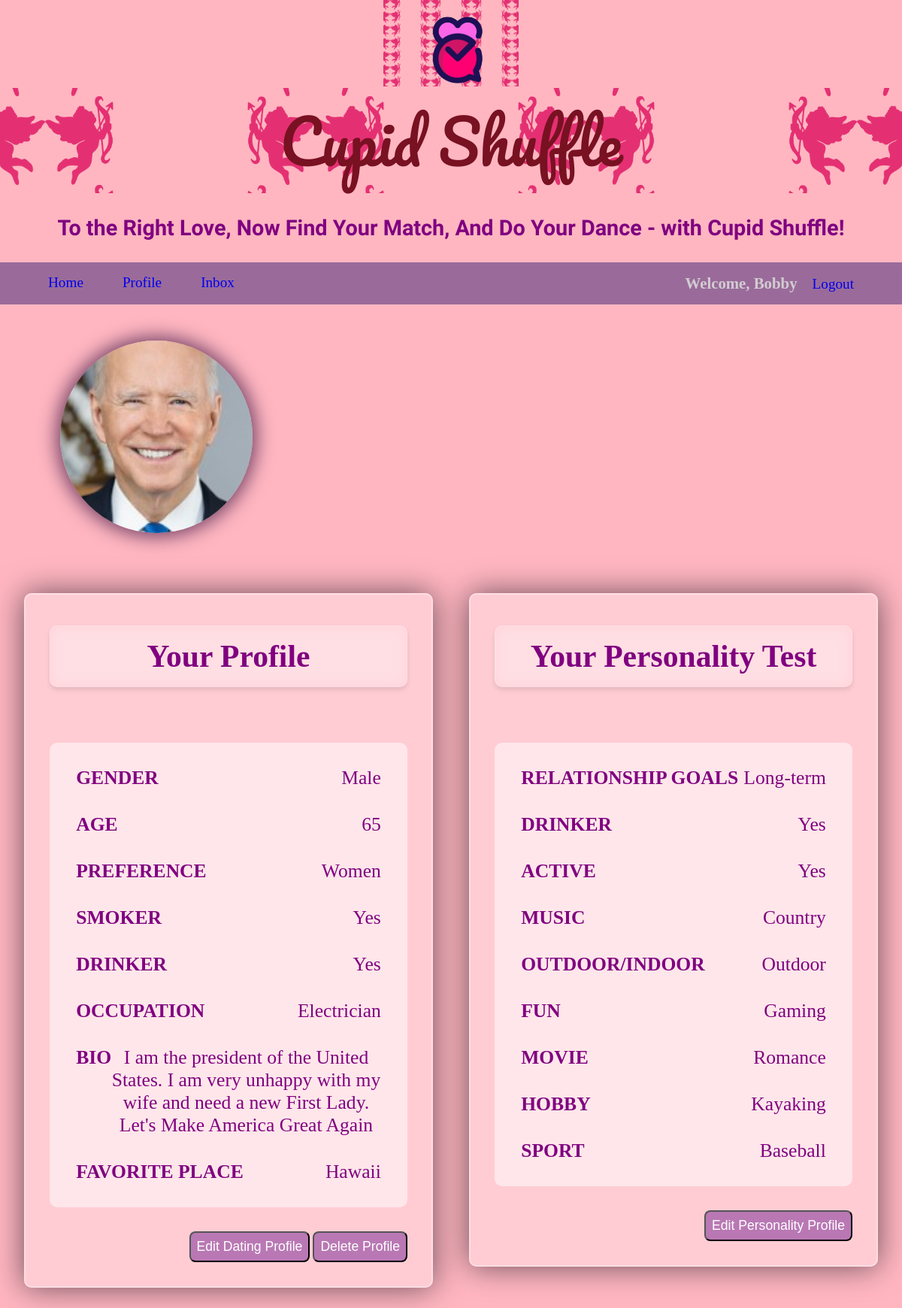
Page /profile/ (signed in) on the committed database.
### app/models.py (models this page shows, shortened)
class DatingProfile(models.Model):
    user_profile = models.ForeignKey(
        Profile,
        on_delete=models.CASCADE,
        related_name="dating_profile_user",
        null=True,
    )
    created = models.BooleanField(default=False)
    profile_pic = models.ImageField(
        default="default_pic.jpg",
        null=True,
        blank=True,
    )
    gender_options = (("Male", "MALE"), ("Female", "FEMALE"))
    interested_in_options = ("Men", "MEN"), ("Women", "WOMEN"), ("Both", "BOTH")
    yes_or_no_options = (("Yes", "YES"), ("No", "NO"))
    gender = models.CharField(max_length=50, choices=gender_options, null=True)
    birth_date = models.DateTimeField(default=datetime.now)
    interested_in = models.CharField(
        max_length=50, choices=interested_in_options, null=True
    )
    smoker = models.CharField(max_length=50, choices=yes_or_no_options, null=True)
    drinker = models.CharField(max_length=50, choices=yes_or_no_options, null=True)
    occupation = models.CharField(max_length=50, null=True)
    bio = models.TextField(null=True)
    favorite_place_ever_been = models.TextField(null=True)
    @property
    def age(self):
        today = timezone.now().date()
        age = int(
            today.year
            - (self.birth_date.year)
            - ((today.month, today.day) < (self.birth_date.month, self.birth_date.day))
        )
        return age

class PersonalityProfile(models.Model):
    user_profile = models.ForeignKey(
        DatingProfile,
        on_delete=models.CASCADE,
        related_name="dating_profile_user",
        null=True,
    )
    created = models.BooleanField(default=False)
    yes_or_no_options = (("Yes", "YES"), ("No", "NO"))
    what_are_you_looking_for_options = (
        ("Long-term", "Long-term partner"),
        ("Short-term", "Short-term partner"),
        ("Firguring-out", "Still figuring out"),
    )
    music_options = (
        ("Metal", "METAL"),
        ("Classic", "CLASSIC"),
        ("Country", "COUNTRY"),
        ("Pop", "POP"),
        ("Hip-hop", "HIP-HOP"),
        ("Gospel", "GOSPEL"),
    )
    outdoor_indoor_options = (("Outdoor", "OUTDOOR"), ("Indoor", "INDOOR"))
    what_do_you_do_for_fun_options = (
        ("Hiking", "HIKING"),
        ("Gaming", "GAMING"),
        ("Reading", "READING"),
        ("Singing", "SINGING"),
        ("Sports", "SPORTS"),
        ("Dancing", "DANCING"),
        ("Travel", "TRAVEL"),
        ("Poetry", "POETRY"),
        ("Music", "MUSIC"),
    )
    movie_genre_options = (
        ("Horror", "HORROR"),
        ("Romance", "ROMANCE"),
        ("Comedy", "COMEDY"),
        ("Action", "ACTION"),
        ("Anime", "ANIME"),
        ("Sci-fi", "SCI-FI"),
    )
    hobby_options = (
        ("Biking", "BIKING"),
        ("Knitting", "KNITTING"),
        ("Painting", "PAINTING"),
        ("Bird-watching", "BIRD-WATCHING"),
        ("Antiquing", "ANTIQUING"),
        ("Couch-Potato", "COUCH-POTATO"),
        ("Kayaking", "KAYAKING"),
        ("Swimming", "SWIMMING"),
    )
    sport_interest_options = (
        ("Baseball", "BASEBALL"),
        ("Basketball", "BASKETBALL"),
        ("Tennis", "TENNIS"),
        ("Football", "FOOTBALL"),
        ("Soccer", "SOCCER"),
        ("Skate", "SKATING"),
        ("Golf", "GOLF"),
    )
    interests = models.CharField(
        max_length=50, choices=what_are_you_looking_for_options, null=True
    )
    do_you_like_drinking = models.CharField(
        max_length=50, choices=yes_or_no_options, null=True
    )
    are_you_active = models.CharField(
        max_length=50, choices=yes_or_no_options, null=True
    )
    music_pick = models.CharField(max_length=300, choices=music_options, null=True)
    outdoor_indoor_pick = models.CharField(
        max_length=50, choices=outdoor_indoor_options, null=True
    )
    what_do_you_do_for_fun_pick = models.CharField(
        max_length=300, choices=what_do_you_do_for_fun_options, null=True
    )
    movie_pick = models.CharField(
        max_length=300, choices=movie_genre_options, null=True
    )
    hobby_pick = models.CharField(max_length=300, choices=hobby_options, null=True)
    sport_pick = models.CharField(
        max_length=300, choices=sport_interest_options, null=True
    )

### app/views.py (the view)
# urls.py: path("profile/", profileView, name="profile"),
@login_required(login_url="login")
def profileView(request):
    user = request.user
    user_profile = request.user.profile
    dating_profile, created = DatingProfile.objects.get_or_create(
        user_profile=user_profile
    )
    personality_profile, created = PersonalityProfile.objects.get_or_create(
        user_profile=dating_profile
    )
    dating_profile = DatingProfile.objects.get(user_profile=user_profile)
    context = {
        "user": user,
        "user_profile": user_profile,
        "dating_profile": dating_profile,
        "personality_profile": personality_profile,
    }
    return render(request, "userProfile.html", context)

### app/templates/userProfile.html (shortened to what this page needs)
{% extends 'base.html'%} {%block content%}
<div id="profile_information_container">
  <div id="profile_header_container">
    <div id="dating_profile_image_container">
      <img src="{{dating_profile.profile_pic.url}}" />
    </div>
  </div>
  <div id="dating_and_personality_profile_information_container">
    <div id="dating_profile_container">
      <div id="dating_profile_header_container">
        <p id="dating_profile_header_text">Your Profile</p>
      </div>
      {% if dating_profile.created %}
      <div id="dating_profile_information_container">
        <div id="dating_profile_gender_container">
          <div class="profile_info_text">GENDER</div>
          {{dating_profile.gender}}
        </div>
        <div id="dating_profile_age_container">
          <div class="profile_info_text">AGE</div>
          {{dating_profile.age}}
        </div>
        <div id="dating_profile_interested_in_container">
          <div class="profile_info_text">PREFERENCE</div>
          {{dating_profile.interested_in}}
        </div>
        <div id="dating_profile_smoker_container">
          <div class="profile_info_text">SMOKER</div>
          {{dating_profile.smoker}}
        </div>
        <div id="dating_profile_drinker_container">
          <div class="profile_info_text">DRINKER</div>
          {{dating_profile.drinker}}
        </div>
        <div id="dating_profile_occupation_container">
          <div class="profile_info_text">OCCUPATION</div>
          {{dating_profile.occupation}}
        </div>
        <div id="dating_profile_bio_container">
          <div class="profile_info_text">BIO</div>
          {{dating_profile.bio}}
        </div>
        <div id="dating_profile_favorite_place_container">
          <div class="profile_info_text">FAVORITE PLACE</div>
          {{dating_profile.favorite_place_ever_been}}
        </div>
      </div>
      {% endif %} {% if dating_profile.created %}
      <div id="dating_profile_edit_button_container">
        <a href="{%url 'dating'%}"
          ><button class="user_profile_button" id="dating_profile_edit_button">
            Edit Dating Profile
          </button></a
        >
        <a href="{% url 'delete_profile' %}">
            <button class="user_profile_button">Delete Profile</button>
        </a>
      </div>
      {% endif %}
    </div>
    <div id="personality_profile_container">
      <div id="personality_profile_header_container">
        <p id="personality_profile_header_text">Your Personality Test</p>
      </div>
      {% if personality_profile.created %}
      <div id="personality_profile_information_container">
        <div id="personality_profile_interests_container">
          <div class="profile_info_text">RELATIONSHIP GOALS</div>
          {{personality_profile.interests}}
        </div>
        <div id="personality_profile_do_you_like_drinking_container">
          <div class="profile_info_text">DRINKER</div>
          {{personality_profile.do_you_like_drinking}}
        </div>
        <div id="personality_profile_are_you_active_container">
          <div class="profile_info_text">ACTIVE</div>
          {{personality_profile.are_you_active}}
        </div>
        <div id="personality_profile_music_pick_container">
          <div class="profile_info_text">MUSIC</div>
          {{personality_profile.music_pick}}
        </div>
        <div id="personality_profile_outdoor_indoor_pick_container">
          <div class="profile_info_text">OUTDOOR/INDOOR</div>
          {{personality_profile.outdoor_indoor_pick}}
        </div>
        <div id="personality_profile_what_do_you_do_for_fun_container">
          <div class="profile_info_text">FUN</div>
          {{personality_profile.what_do_you_do_for_fun_pick}}
        </div>
        <div id="personality_profile_movie_pick_container">
          <div class="profile_info_text">MOVIE</div>
          {{personality_profile.movie_pick}}
        </div>
        <div id="personality_profile_hobby_pick_container">
          <div class="profile_info_text">HOBBY</div>
          {{personality_profile.hobby_pick}}
        </div>
        <div id="personality_profile_sport_pick_container">
          <div class="profile_info_text">SPORT</div>
          {{personality_profile.sport_pick}}
        </div>
      </div>
      {% endif %} {% if personality_profile.created %}
      <div id="dating_profile_edit_button_container">
        <a href="{%url 'personality'%}"
          ><button
            class="user_profile_button"
            id="personality_profile_create_button"
          >
            Edit Personality Profile
          </button></a
        >
      </div>
      {% endif %}
    </div>
  </div>
</div>
{%endblock content%}

### app/templates/base.html (shortened to what this page needs)
{% load static %}
<!DOCTYPE html>
<html lang="en">
<head>
    <link rel="stylesheet" href="{% static "styles.css" %}">
</head>
<body>
    <img class="logo_img" src="{% static 'logo.png' %}" alt="Logo">
    <h3 class="logo_name">Cupid Shuffle</h3>
    <p class="slogan_text">To the Right Love, Now Find Your Match, And Do Your Dance - with Cupid Shuffle!</p>
    <div id="navigation_container">
        {% if user.id != None %}
            <div id='left_side_nav'>
                <a href ="{% url 'home'%}">Home</a>
                <a href ="{% url 'profile'%}">Profile</a>
                <a href ="{% url 'inbox'%}">Inbox</a>
            </div>
            <div id='right_side_nav'>
                <span id="bannerName">Welcome, {{user.username}}</span>
                <a href="{%url 'logout'%}">Logout</a>
            </div>
        </div>
        {% endif %}
    {% block content %}
    {% endblock content %}
</body>
</html>

### rows in the picture
DatingProfile: profile_pic (picture), gender "Male", age "65", interested_in "Women", smoker "Yes", drinker "Yes", occupation "Electrician", bio "I am the president of the United States. I am very unhappy with my wife and need a new First Lady. Let's Make America Great Again", favorite_place_ever_been "Hawaii"
PersonalityProfile: interests "Long-term", do_you_like_drinking "Yes", are_you_active "Yes", music_pick "Country", outdoor_indoor_pick "Outdoor", what_do_you_do_for_fun_pick "Gaming", movie_pick "Romance", hobby_pick "Kayaking", sport_pick "Baseball"

### other values in the picture
{{ user.username }} "Bobby"
